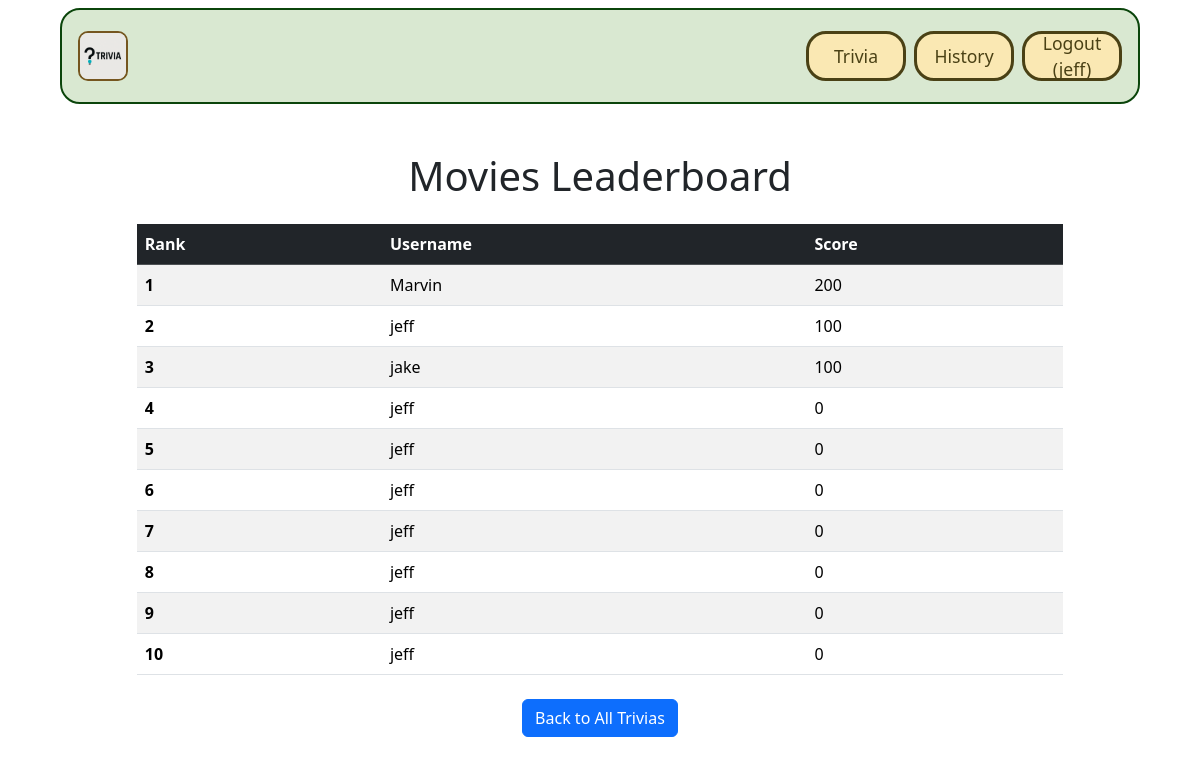
Page /trivias/trivia/2/leaderboard/ (signed in) on the committed database.
### trivias/models.py (models this page shows, shortened)
class Trivia(models.Model):
    id = models.AutoField(primary_key=True)
    name = models.CharField(max_length=255)
    difficulty = models.CharField(max_length=255)
    image = models.ImageField(upload_to='trivia_images/')
    url = models.CharField(max_length=255, blank=True, null=True)

class TriviaScore(models.Model):
    user = models.ForeignKey(User, on_delete=models.CASCADE)
    trivia = models.ForeignKey('Trivia', on_delete=models.CASCADE)
    score = models.IntegerField(default=0)
    last_played = models.DateTimeField(null=True, blank=True)

### trivias/views.py (the view)
# urls.py: path('trivia/<int:trivia_id>/leaderboard/', views.leaderboard, name='leaderboard'),
def leaderboard(request, trivia_id):
    trivia = get_object_or_404(Trivia, id=trivia_id)
    scores = TriviaScore.objects.filter(trivia=trivia).order_by('-score', '-last_played')[:10]
    return render(request, 'trivias/leaderboard.html', {'scores': scores, 'trivia': trivia})

### trivias/templates/trivias/leaderboard.html
{% extends 'base.html' %}
{% block content %}
<div class="container mt-5">
    <h1 class="text-center mb-4">{{ trivia.name }} Leaderboard</h1>
    <table class="table table-striped table-hover">
        <thead class="table-dark">
            <tr>
                <th scope="col">Rank</th>
                <th scope="col">Username</th>
                <th scope="col">Score</th>
            </tr>
        </thead>
        <tbody>
            {% if scores %}
                {% for player in scores %}
                    <tr>
                        <th scope="row">{{ forloop.counter }}</th>
                        <td>{{ player.user.username }}</td>
                        <td>{{ player.score }}</td>
                    </tr>
                {% endfor %}
            {% else %}
                <tr>
                    <td colspan="3" class="text-center">No scores yet. Be the first to play!</td>
                </tr>
            {% endif %}
        </tbody>
    </table>
    <div class="text-center mt-4">
        <a href="{% url 'trivias.index' %}" class="btn btn-primary">Back to All Trivias</a>
    </div>
</div>
{% endblock %}

### GTMovieStore/templates/base.html (shortened to what this page needs)
<!DOCTYPE html>
<html lang="en">
  {% load static %}
  <head>
    <link href="https://cdn.jsdelivr.net/npm/bootstrap@5.3.0/dist/css/bootstrap.min.css" rel="stylesheet">
    <link href="https://cdn.jsdelivr.net/npm/bootstrap@5.3.3/dist/css/bootstrap.min.css" rel="stylesheet">
    <link rel="stylesheet" href="https://cdnjs.cloudflare.com/ajax/libs/font-awesome/6.1.1/css/all.min.css">
    <link rel="stylesheet" type="text/css" href="{% static 'css/style.css' %}">
  </head>
  <body>
    <nav class="p-3 navbar navbar-dark bg-border navbar-expand-lg">
        <a class="navbar-brand" href="{% url 'home.index' %}">
          <img src="{% static 'img/Home_Trivia.png' %}" alt="logo" height="40" />
        </a>
        <div class="collapse navbar-collapse" id="navbarNavAltMarkup">
          <div class="navbar-nav ms-auto navbar-ml">
            <a class="nav-link bg-green" href="{% url 'trivias.index' %}">Trivia</a>
            {% if user.is_authenticated %}
              <a class="nav-link bg-yellow" href="{% url 'history' %}">History</a>
              <a class="nav-link bg-red" href="{% url 'accounts.logout' %}">
                <p class="nav-text">Logout ({{ user.username }})</p>
              </a>
            {% else %}
              <a class="nav-link" href="{% url 'home.about' %}"><p class="nav-text">About</p></a>
              <a class="nav-link" href="{% url 'accounts.login' %}"><p class="nav-text">Login</p></a>
              <a class="nav-link" href="{% url 'accounts.signup' %}"><p class="nav-text">Sign Up</p></a>
            {% endif %}
          </div>
        </div>
    </nav>
    <div class="container">
      {% block content %}
      {% endblock content %}
    </div>
  </body>
</html>

### GTMovieStore/static/css/style.css (style rules this page uses)
body { display: flex; flex-direction: column; align-items: center; min-height: 100vh; padding: 8px 0 0 0; margin: 0; }
.bg-border { border: 2px solid #0b450b; background-color: #d9e8d1; }
.navbar { width: 90%; border-radius: 20px; }
.navbar a.nav-link { text-align: center; width: 100px; font-size: 1.1rem; margin-left: 8px; border-radius: 20px; color: #4a4115 !important; display: flex; justify-content: center; align-items: center; height: 50px; background-color: #fae8b3 !important; border: 3px solid #4a4115; }
.nav-text { margin: 0; }
.navbar-brand img { border: 2px solid #75561f; border-radius: 10px; height: 50px; }
.bg-green { background-color: #0b450b !important; }
.bg-red { background-color: #e81919 !important; }
.bg-yellow { background-color: #f5c200 !important; }
.container { width: 90%; }

### rows in the picture
Trivia: name "Movies"
TriviaScore: user.username "Marvin", score "200"
TriviaScore: user.username "jeff", score "100"
TriviaScore: user.username "jake", score "100"
TriviaScore: user.username "jeff", score "0"
TriviaScore: user.username "jeff", score "0"
TriviaScore: user.username "jeff", score "0"
TriviaScore: user.username "jeff", score "0"
TriviaScore: user.username "jeff", score "0"
TriviaScore: user.username "jeff", score "0"
TriviaScore: user.username "jeff", score "0"

### other values in the picture
{{ user.username }} "jeff"
